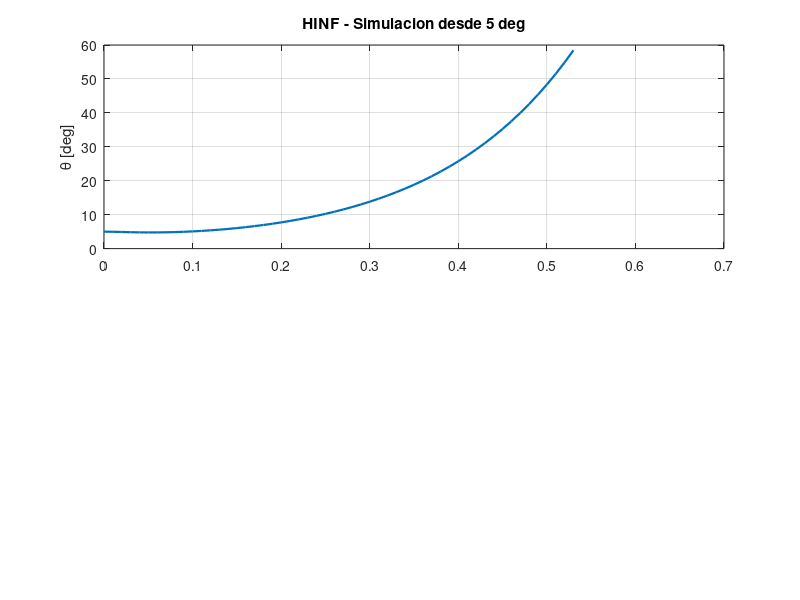

This chart was generated by the following MATLAB code: (Note: this script raises an error after producing the figure.)
function comparar(slug)
% COMPARAR  Comparativa MATLAB automatizada simulacion vs hardware.
%   comparar('lqr')     % tambien: lqg, cascada, fopid, imc, hinf
%   comparar('todos')   % figura IEEE con TODOS: 2 graficas + metricas visibles
%
% Para un controlador individual guarda <slug>_sim.png y <slug>_comparativa.png.
% Para 'todos' guarda en ../resultados:
%   - comparativa_ieee_matlab.png      (una imagen, dos graficas, tablas visibles)
%   - tabla_comparativa_matlab.csv     (metricas SIM/HW)

if nargin<1, slug='hinf'; end
here   = fileparts(mfilename('fullpath'));
resdir = fullfile(here,'..','resultados');
outdir = here;
ctrls  = {'lqr','lqg','cascada','fopid','imc','hinf'};

if strcmpi(slug,'todos') || strcmpi(slug,'all')
    comparar_todos_en_una_figura(ctrls,resdir);
    return;
end

%% 1) Simulacion individual
[t_s, th_s, u_s, estable_s] = sim_ctrl(lower(slug));
f1=figure('Color','w','Position',[80 80 640 460]);
subplot(2,1,1); plot(t_s,th_s,'LineWidth',1.6); grid on; ylabel('\theta [deg]');
title(sprintf('%s - Simulacion desde 5 deg',upper(slug))); yline(0,'--k');
subplot(2,1,2); plot(t_s,u_s,'LineWidth',1.6); grid on; ylabel('u [PWM]'); xlabel('t [s]');
saveas(f1,fullfile(outdir,[lower(slug) '_sim.png']));

%% 2) Cargar data real (hardware)
[t_h, th_h, u_h, csvname] = cargar_hw(lower(slug),resdir);
if isempty(th_h)
   warning('No hay CSV de hardware para "%s" en %s',slug,resdir);
else
   fprintf('Hardware: %s (%d muestras)\n',csvname,numel(t_h));
end

%% 3) Comparativa individual sim vs hardware
f2=figure('Color','w','Position',[100 100 920 560]);
subplot(2,1,1); hold on; plot(t_s,th_s,'b','LineWidth',1.5);
if ~isempty(th_h), plot(t_h,th_h,'r','LineWidth',1.0); end
grid on; yline(0,'--k'); ylabel('\theta [deg]'); legend('Sim','Hardware','Location','best');
title(sprintf('%s : angulo simulacion vs hardware',upper(slug)));
subplot(2,1,2); hold on; plot(t_s,u_s,'b','LineWidth',1.5);
if ~isempty(u_h), plot(t_h,u_h,'r','LineWidth',1.0); end
grid on; ylabel('u [PWM]'); xlabel('t [s]'); legend('Sim','Hardware','Location','best');
sgtitle(sprintf('%s : Simulacion vs Hardware',upper(slug)));
saveas(f2,fullfile(outdir,[lower(slug) '_comparativa.png']));

%% 4) Metricas individuales
ms=metricas(th_s,u_s,estable_s); mh=metricas(th_h,u_h,[]);
fprintf('\n== %s ==\n',upper(slug));
fprintf('  SIM : thetaRMS=%.3f deg  |theta|max=%.2f  |u|max=%.0f  estable=%d\n',...
        ms.thetaRMS,ms.thetaMax,ms.uMax,ms.estable);
if ~isempty(th_h)
  fprintf('  HW  : thetaRMS=%.3f deg  |theta|max=%.2f  |u|max=%.0f\n',...
        mh.thetaRMS,mh.thetaMax,mh.uMax);
end
fprintf('  Imagenes: %s_sim.png , %s_comparativa.png\n',lower(slug),lower(slug));
end

% =====================================================================
function comparar_todos_en_una_figura(ctrls,resdir)
% Una sola imagen para IEEE: exactamente dos graficas (SIM y HW) con todos
% los controladores superpuestos, mas metricas de desempeno visibles.
colors = colores_ctrl();
labels = nombres_ctrl();
M = struct([]);

fig=figure('Color','w','Position',[40 40 1450 860]);
ax1=subplot('Position',[0.07 0.57 0.58 0.34]); hold(ax1,'on'); grid(ax1,'on');
ax2=subplot('Position',[0.07 0.13 0.58 0.34]); hold(ax2,'on'); grid(ax2,'on');

for i=1:numel(ctrls)
    slug=ctrls{i}; c=colors.(slug);
    [t_s,th_s,u_s,estable_s]=sim_ctrl(slug);
    [t_h,th_h,u_h,csvname]=cargar_hw(slug,resdir);
    plot(ax1,t_s,th_s,'LineWidth',1.45,'Color',c,'DisplayName',labels.(slug));
    if ~isempty(th_h)
        plot(ax2,t_h,th_h,'LineWidth',1.25,'Color',c,'DisplayName',labels.(slug));
    end
    ms=metricas(th_s,u_s,estable_s); mh=metricas(th_h,u_h,[]);
    M(i).slug=slug; M(i).nombre=labels.(slug); M(i).sim=ms; M(i).hw=mh; M(i).csv=csvname; %#ok<AGROW>
end

yline(ax1,0,'--k','HandleVisibility','off'); yline(ax2,0,'--k','HandleVisibility','off');
xlabel(ax1,'t [s]'); ylabel(ax1,'\theta [deg]'); title(ax1,'Simulacion: todos los controladores superpuestos');
xlabel(ax2,'t [s]'); ylabel(ax2,'\theta [deg]'); title(ax2,'Hardware: datos experimentales superpuestos');
legend(ax1,'Location','eastoutside','FontSize',8); legend(ax2,'Location','eastoutside','FontSize',8);

% Paneles de metricas como texto monoespaciado: visibles sin crear mas graficas.
simtxt = sprintf('METRICAS SIMULACION\n%-12s %8s %8s %8s %8s\n','Ctrl','RMS','MaxTh','MaxU','Est');
hwtxt  = sprintf('METRICAS HARDWARE\n%-12s %8s %8s %8s %8s\n','Ctrl','RMS','MaxTh','MaxU','Sat%');
for i=1:numel(M)
    simtxt = [simtxt sprintf('%-12s %8.3f %8.2f %8.0f %8d\n',M(i).slug,M(i).sim.thetaRMS,M(i).sim.thetaMax,M(i).sim.uMax,M(i).sim.estable)]; %#ok<AGROW>
    if isnan(M(i).hw.thetaRMS)
        hwtxt = [hwtxt sprintf('%-12s %8s %8s %8s %8s\n',M(i).slug,'--','--','--','--')]; %#ok<AGROW>
    else
        hwtxt = [hwtxt sprintf('%-12s %8.3f %8.2f %8.0f %8.1f\n',M(i).slug,M(i).hw.thetaRMS,M(i).hw.thetaMax,M(i).hw.uMax,M(i).hw.satPct)]; %#ok<AGROW>
    end
end
annotation(fig,'textbox',[0.70 0.55 0.28 0.36],'String',simtxt,'FontName','Consolas','FontSize',9,...
    'EdgeColor',[0.25 0.25 0.25],'BackgroundColor',[1 1 1],'FitBoxToText','off');
annotation(fig,'textbox',[0.70 0.12 0.28 0.36],'String',hwtxt,'FontName','Consolas','FontSize',9,...
    'EdgeColor',[0.25 0.25 0.25],'BackgroundColor',[1 1 1],'FitBoxToText','off');
sgtitle('Comparativa automatizada SIM vs Hardware - figura para IEEE');

if ~exist(resdir,'dir'), mkdir(resdir); end
saveas(fig,fullfile(resdir,'comparativa_ieee_matlab.png'));
try
    exportgraphics(fig,fullfile(resdir,'comparativa_ieee_matlab.pdf'),'ContentType','vector');
catch
end
escribir_tabla_csv(M,fullfile(resdir,'tabla_comparativa_matlab.csv'));
fprintf('Guardado: %s\n',fullfile(resdir,'comparativa_ieee_matlab.png'));
fprintf('Guardado: %s\n',fullfile(resdir,'tabla_comparativa_matlab.csv'));
end

% =====================================================================
function [t,th_deg,u_out,estable]=sim_ctrl(slug)
% Simula el lazo cerrado discreto (dt=10ms) desde theta0=5 deg.
R2D=180/pi; dt=0.01; Tf=4; N=round(Tf/dt); estable=true;
A=[0 1 0 0; 0 0 -7.4697 0; 0 0 0 1; 0 0 104.6806 0];
B=[0;0.1979;0;-1.4869]*(0.00054/0.00338);      % B REAL usado en hardware
sysd=c2d(ss(A,B,eye(4),zeros(4,1)),dt,'zoh'); Ad=sysd.A; Bd=sysd.B;

% --- coeficientes/controladores ---
alpha=10.2314; k2=-20.33; kc=1.19; CASGAIN=4;             % cascada
Klqg=[-70.71 -196.97 -1985.22 -284.52];                  % lqg
[num,den]=coef_hinf_mixsyn(A,B,dt);                         % H-inf mixsyn Ts=0.01
L=64; lam=0.95; mu=0.15; cI=zeros(1,L); cD=zeros(1,L); cI(1)=1; cD(1)=1;
for j=2:L, cI(j)=cI(j-1)*(1-(-lam+1)/(j-1)); cD(j)=cD(j-1)*(1-(mu+1)/(j-1)); end
hlam=dt^lam; hmu=dt^-mu; ebuf=zeros(1,L);
I1=0; u_imc=0; ehist=zeros(1,5); uhist=zeros(1,5);

x=[0;0;5/R2D;0]; th_deg=zeros(1,N); u_out=zeros(1,N);
for kk=1:N
   th=x(3); thd=x(4);
   switch lower(slug)
     case 'lqr'
        u = 59.5*(th*R2D) + 1.7*(thd*R2D);
     case 'lqg'
        u = -(Klqg(3)*th + Klqg(4)*thd);
     case 'cascada'
        e1=-th; I1=max(min(I1+e1*dt,2),-2);
        v=kc*(e1+alpha*I1); w=thd+alpha*th; u=CASGAIN*k2*(v-w);
     case 'imc'
        uref=43.5*(th*R2D)+3.10*(thd*R2D); beta=dt/(0.010+dt);
        u_imc=u_imc+beta*(uref-u_imc); u=0.75*u_imc;
     case 'fopid'
        e=th*R2D; ebuf=[e ebuf(1:end-1)];
        I=hlam*sum(cI.*ebuf); Dv=hmu*sum(cD.*ebuf); I=max(min(I,200),-200);
        u=45*e+12*I+2.5*Dv;
     case 'hinf'
        e=-th; ehist=[e ehist(1:end-1)];
        uc=(num*ehist' - den(2:end)*uhist(1:end-1)')/den(1);
        uhist=[uc uhist(1:end-1)]; u=0.10*uc;
     otherwise
        error('controlador desconocido: %s',slug);
   end
   u=max(min(u,255),-255);
   th_deg(kk)=th*R2D; u_out(kk)=u;
   x=Ad*x+Bd*u;
   if abs(x(3)*R2D)>60
       estable=false; th_deg=th_deg(1:kk); u_out=u_out(1:kk); break;
   end
end
t=(0:numel(th_deg)-1)*dt;
end

% =====================================================================
function [num,den]=coef_hinf_mixsyn(A,B,dt)
% Sintetiza el controlador H-infinito con los ponderadores pedidos.
% Si MATLAB no tiene Robust Control Toolbox, usa los coeficientes ya validados
% para que la comparativa siga siendo reproducible.
persistent NUM DEN
if ~isempty(NUM)
    num=NUM; den=DEN; return;
end
try
    a43=104.6806; b4=B(4);
    s=tf('s');
    G=b4/(s^2-a43);                         % subsistema angulo inestable
    W1=makeweight(200,60,0.05);             % S: desempeno
    W2=1e-3;                                % KS: esfuerzo
    W3=makeweight(0.20,40,2);               % T: robustez
    [K,~,gamma]=mixsyn(G,W1,W2,W3);         %#ok<ASGLU>
    Kd=c2d(K,dt,'tustin');
    [num,den]=tfdata(Kd,'v');
    num=real(num); den=real(den);
    num=num/den(1); den=den/den(1);
    fprintf('H-inf mixsyn recalculado: gamma=%.3f\n',gamma);
catch ME
    warning('No se pudo recalcular H-inf con mixsyn (%s). Uso coeficientes guardados.',ME.message);
    num=[-9644.251425 14377.850121 4271.651618 -14402.416908 5348.033021];
    den=[1 -1.024125 -0.727214 1.035496 -0.261415];
end
NUM=num; DEN=den;
end

% =====================================================================
function [t_h,th_h,u_h,csvname]=cargar_hw(slug,resdir)
d = dir(fullfile(resdir,[slug '_2*.csv']));
t_h=[]; th_h=[]; u_h=[]; csvname='';
if isempty(d), return; end
[~,ix]=max([d.datenum]); csv=fullfile(resdir,d(ix).name); csvname=d(ix).name;
T=readtable(csv); D=T{:,:};
t_h=(D(:,1)-D(1,1))/1000; th_h=D(:,2); u_h=D(:,6);
end

% =====================================================================
function m=metricas(th,u,estable)
if isempty(th)
    m.thetaRMS=nan; m.thetaMax=nan; m.uMax=nan; m.satPct=nan; m.estable=nan; return;
end
m.thetaRMS=sqrt(mean(th.^2));
m.thetaMax=max(abs(th));
m.uMax=max(abs(u));
m.satPct=100*mean(abs(u)>=254);
if isempty(estable), m.estable=~any(abs(th)>35); else, m.estable=estable; end
end

% =====================================================================
function escribir_tabla_csv(M,pathout)
fid=fopen(pathout,'w');
fprintf(fid,'controlador,thetaRMS_sim,thetaMax_sim,uMax_sim,estable_sim,thetaRMS_hw,thetaMax_hw,uMax_hw,satPct_hw,csv_hw\n');
for i=1:numel(M)
    fprintf(fid,'%s,%.6g,%.6g,%.6g,%d,%.6g,%.6g,%.6g,%.6g,%s\n',...
        M(i).slug,M(i).sim.thetaRMS,M(i).sim.thetaMax,M(i).sim.uMax,M(i).sim.estable,...
        M(i).hw.thetaRMS,M(i).hw.thetaMax,M(i).hw.uMax,M(i).hw.satPct,M(i).csv);
end
fclose(fid);
end

% =====================================================================
function c=colores_ctrl()
c.lqr     =[0.1216 0.4667 0.7059];
c.lqg     =[1.0000 0.4980 0.0549];
c.cascada =[0.0902 0.7451 0.8118];
c.fopid   =[0.1725 0.6275 0.1725];
c.imc     =[0.5804 0.4039 0.7412];
c.hinf    =[0.5490 0.3373 0.2941];
end

% =====================================================================
function n=nombres_ctrl()
n.lqr='LQR'; n.lqg='LQG'; n.cascada='Cascada'; n.fopid='FOPID'; n.imc='IMC'; n.hinf='H-infinito';
end
